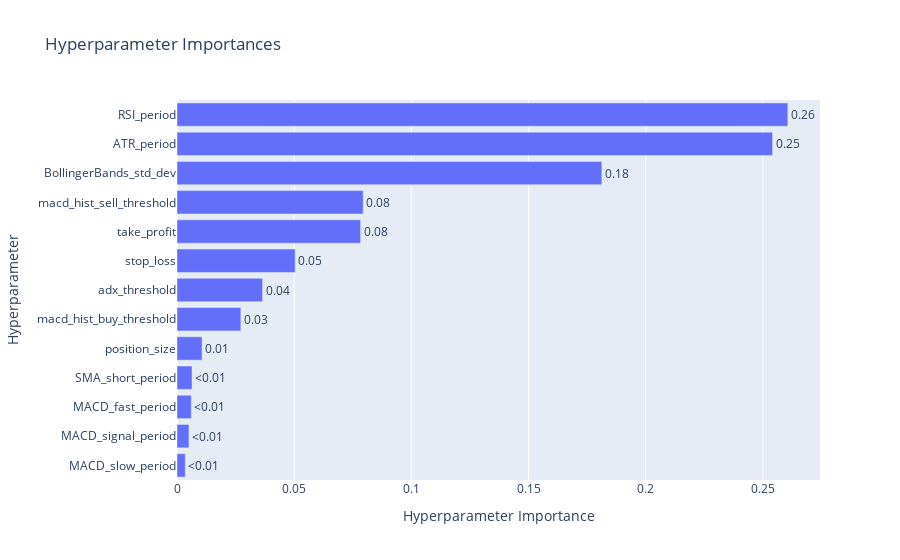

This figure's notebook cell:
### Code cell
opt.analyze_parameter_importance()
useless_params = opt.get_useless_parameters(threshold=0.01)
opt.plot_importance()  # Graphique interactif

### Figure 1 — Plotly figure (JSON) as saved in the notebook; plotly's stock layout.template omitted (floating-point values rounded to 4 significant figures)
{"data": [{"cliponaxis": false, "hovertemplate": ["MACD_slow_period (IntDistribution): 0.0035302878566586637<extra></extra>", "MACD_signal_period (IntDistribution): 0.005107826400721108<extra></extra>", "MACD_fast_period (IntDistribution): 0.006123723923955361<extra></extra>", "SMA_short_period (IntDistribution): 0.006422084924483213<extra></extra>", "position_size (FloatDistribution): 0.01072033132807248<extra></extra>", "macd_hist_buy_threshold (FloatDistribution): 0.02725447133036945<extra></extra>", "adx_threshold (FloatDistribution): 0.0365102958510605<extra></extra>", "stop_loss (FloatDistribution): 0.05044061406602547<extra></extra>", "take_profit (FloatDistribution): 0.07834248193328364<extra></extra>", "macd_hist_sell_threshold (FloatDistribution): 0.07945505694013547<extra></extra>", "BollingerBands_std_dev (FloatDistribution): 0.18129259781404597<extra></extra>", "ATR_period (IntDistribution): 0.25415148066088594<extra></extra>", "RSI_period (IntDistribution): 0.26064874697030277<extra></extra>"], "name": "Objective Value", "orientation": "h", "text": ["<0.01", "<0.01", "<0.01", "<0.01", "0.01", "0.03", "0.04", "0.05", "0.08", "0.08", "0.18", "0.25", "0.26"], "textposition": "outside", "type": "bar", "x": [0.00353, 0.005108, 0.006124, 0.006422, 0.01072, 0.02725, 0.03651, 0.05044, 0.07834, 0.07946, 0.1813, 0.2542, 0.2606], "y": ["MACD_slow_period", "MACD_signal_period", "MACD_fast_period", "SMA_short_period", "position_size", "macd_hist_buy_threshold", "adx_threshold", "stop_loss", "take_profit", "macd_hist_sell_threshold", "BollingerBands_std_dev", "ATR_period", "RSI_period"]}], "layout": {"title": {"text": "Hyperparameter Importances"}, "xaxis": {"title": {"text": "Hyperparameter Importance"}}, "yaxis": {"title": {"text": "Hyperparameter"}}}}
